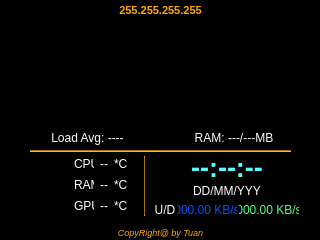
<?xml version="1.0" encoding="UTF-8"?>
<ui version="4.0">
 <class>MainWindow</class>
 <widget class="QMainWindow" name="MainWindow">
  <property name="geometry">
   <rect>
    <x>0</x>
    <y>0</y>
    <width>320</width>
    <height>240</height>
   </rect>
  </property>
  <property name="windowTitle">
   <string>MainWindow</string>
  </property>
  <property name="styleSheet">
   <string notr="true">background-color: rgb(0, 0, 0);</string>
  </property>
  <widget class="QWidget" name="mainBackground">
   <widget class="QLabel" name="BackgroundLabel">
    <property name="geometry">
     <rect>
      <x>0</x>
      <y>0</y>
      <width>321</width>
      <height>241</height>
     </rect>
    </property>
    <property name="styleSheet">
     <string notr="true">QLabel {
    background: transparent;
	border: none;
}</string>
    </property>
    <property name="text">
     <string/>
    </property>
    <property name="pixmap">
     <pixmap resource="../qrc/BackGround.qrc">:/Background/img/Background.png</pixmap>
    </property>
    <property name="scaledContents">
     <bool>true</bool>
    </property>
   </widget>
   <widget class="QLabel" name="lbCopyRight">
    <property name="geometry">
     <rect>
      <x>0</x>
      <y>225</y>
      <width>321</width>
      <height>15</height>
     </rect>
    </property>
    <property name="sizePolicy">
     <sizepolicy hsizetype="Preferred" vsizetype="Preferred">
      <horstretch>0</horstretch>
      <verstretch>0</verstretch>
     </sizepolicy>
    </property>
    <property name="minimumSize">
     <size>
      <width>0</width>
      <height>0</height>
     </size>
    </property>
    <property name="maximumSize">
     <size>
      <width>16777215</width>
      <height>30</height>
     </size>
    </property>
    <property name="font">
     <font>
      <pointsize>7</pointsize>
      <italic>true</italic>
     </font>
    </property>
    <property name="layoutDirection">
     <enum>Qt::LayoutDirection::LeftToRight</enum>
    </property>
    <property name="autoFillBackground">
     <bool>false</bool>
    </property>
    <property name="styleSheet">
     <string notr="true">QLabel {
	color: rgb(255, 170, 0);
    background: transparent;
	border: none;
}</string>
    </property>
    <property name="lineWidth">
     <number>0</number>
    </property>
    <property name="text">
     <string notr="true">CopyRight@ by Tuan</string>
    </property>
    <property name="textFormat">
     <enum>Qt::TextFormat::RichText</enum>
    </property>
    <property name="scaledContents">
     <bool>true</bool>
    </property>
    <property name="alignment">
     <set>Qt::AlignmentFlag::AlignCenter</set>
    </property>
    <property name="textInteractionFlags">
     <set>Qt::TextInteractionFlag::NoTextInteraction</set>
    </property>
   </widget>
   <widget class="QLabel" name="lbMyIP">
    <property name="geometry">
     <rect>
      <x>0</x>
      <y>0</y>
      <width>321</width>
      <height>20</height>
     </rect>
    </property>
    <property name="minimumSize">
     <size>
      <width>0</width>
      <height>0</height>
     </size>
    </property>
    <property name="maximumSize">
     <size>
      <width>16777215</width>
      <height>20</height>
     </size>
    </property>
    <property name="font">
     <font>
      <family>Segoe UI</family>
      <pointsize>8</pointsize>
      <bold>true</bold>
     </font>
    </property>
    <property name="styleSheet">
     <string notr="true">QLabel {
	color: rgb(255, 170, 0);
    background: transparent;
	border: none;
}</string>
    </property>
    <property name="text">
     <string>255.255.255.255</string>
    </property>
    <property name="alignment">
     <set>Qt::AlignmentFlag::AlignCenter</set>
    </property>
   </widget>
   <widget class="QWidget" name="horizontalLayoutWidget">
    <property name="geometry">
     <rect>
      <x>14</x>
      <y>20</y>
      <width>293</width>
      <height>131</height>
     </rect>
    </property>
    <layout class="QHBoxLayout" name="horizontalLayout">
     <property name="spacing">
      <number>0</number>
     </property>
     <item>
      <layout class="QVBoxLayout" name="verticalLayout">
       <property name="spacing">
        <number>0</number>
       </property>
       <item>
        <widget class="RingMeter" name="meCPU" native="true">
         <property name="minimumSize">
          <size>
           <width>100</width>
           <height>100</height>
          </size>
         </property>
         <property name="baseSize">
          <size>
           <width>100</width>
           <height>100</height>
          </size>
         </property>
        </widget>
       </item>
       <item>
        <widget class="QLabel" name="lbCpuInfo">
         <property name="maximumSize">
          <size>
           <width>16777215</width>
           <height>20</height>
          </size>
         </property>
         <property name="font">
          <font>
           <family>Segoe UI</family>
           <pointsize>9</pointsize>
           <italic>false</italic>
           <bold>false</bold>
          </font>
         </property>
         <property name="styleSheet">
          <string notr="true">QLabel {
	color: rgb(255, 255, 255);
	font: 9pt &quot;Segoe UI&quot;;
    background: transparent;
	border: none;
}</string>
         </property>
         <property name="text">
          <string>Load Avg: ----</string>
         </property>
         <property name="alignment">
          <set>Qt::AlignmentFlag::AlignHCenter|Qt::AlignmentFlag::AlignTop</set>
         </property>
        </widget>
       </item>
      </layout>
     </item>
     <item>
      <layout class="QVBoxLayout" name="verticalLayout_2">
       <property name="spacing">
        <number>0</number>
       </property>
       <item>
        <widget class="RingMeter" name="meRam" native="true">
         <property name="minimumSize">
          <size>
           <width>100</width>
           <height>100</height>
          </size>
         </property>
         <property name="maximumSize">
          <size>
           <width>16777215</width>
           <height>16777215</height>
          </size>
         </property>
         <property name="baseSize">
          <size>
           <width>100</width>
           <height>100</height>
          </size>
         </property>
        </widget>
       </item>
       <item>
        <widget class="QLabel" name="lbRamInfo">
         <property name="maximumSize">
          <size>
           <width>16777215</width>
           <height>20</height>
          </size>
         </property>
         <property name="font">
          <font>
           <family>Segoe UI</family>
           <pointsize>9</pointsize>
           <italic>false</italic>
           <bold>false</bold>
          </font>
         </property>
         <property name="styleSheet">
          <string notr="true">QLabel {
	color: rgb(255, 255, 255);
	font: 9pt &quot;Segoe UI&quot;;
    background: transparent;
	border: none;
}</string>
         </property>
         <property name="text">
          <string>RAM: ---/---MB</string>
         </property>
         <property name="alignment">
          <set>Qt::AlignmentFlag::AlignHCenter|Qt::AlignmentFlag::AlignTop</set>
         </property>
        </widget>
       </item>
      </layout>
     </item>
    </layout>
   </widget>
   <widget class="QWidget" name="horizontalLayoutWidget_2">
    <property name="geometry">
     <rect>
      <x>14</x>
      <y>150</y>
      <width>293</width>
      <height>72</height>
     </rect>
    </property>
    <layout class="QHBoxLayout" name="horizontalLayout_2">
     <property name="spacing">
      <number>2</number>
     </property>
     <item>
      <layout class="QHBoxLayout" name="horizontalLayout_3">
       <item>
        <widget class="QLabel" name="lbTemperPicture">
         <property name="maximumSize">
          <size>
           <width>50</width>
           <height>60</height>
          </size>
         </property>
         <property name="styleSheet">
          <string notr="true">QLabel {
    background: transparent;
	border: none;
}</string>
         </property>
         <property name="text">
          <string/>
         </property>
         <property name="pixmap">
          <pixmap resource="../qrc/temper.qrc">:/images/img/temper.png</pixmap>
         </property>
         <property name="scaledContents">
          <bool>true</bool>
         </property>
        </widget>
       </item>
       <item>
        <layout class="QVBoxLayout" name="verticalLayout_4">
         <property name="spacing">
          <number>0</number>
         </property>
         <item>
          <layout class="QHBoxLayout" name="horizontalLayout_4">
           <item>
            <widget class="QLabel" name="label">
             <property name="maximumSize">
              <size>
               <width>20</width>
               <height>15</height>
              </size>
             </property>
             <property name="styleSheet">
              <string notr="true">QLabel {
	color: rgb(255, 255, 255);
	font: 700 6pt &quot;Segoe UI&quot;;
    background: transparent;
	border: none;
}</string>
             </property>
             <property name="text">
              <string>CPU</string>
             </property>
            </widget>
           </item>
           <item>
            <widget class="QLabel" name="lbCpuTemp">
             <property name="maximumSize">
              <size>
               <width>20</width>
               <height>15</height>
              </size>
             </property>
             <property name="styleSheet">
              <string notr="true">QLabel {
	color: rgb(255, 255, 255);
	font: 6pt &quot;Segoe UI&quot;;
    background: transparent;
	border: none;
}</string>
             </property>
             <property name="text">
              <string>--</string>
             </property>
             <property name="alignment">
              <set>Qt::AlignmentFlag::AlignCenter</set>
             </property>
            </widget>
           </item>
           <item>
            <widget class="QLabel" name="label_3">
             <property name="maximumSize">
              <size>
               <width>20</width>
               <height>15</height>
              </size>
             </property>
             <property name="styleSheet">
              <string notr="true">QLabel {
	color: rgb(255, 255, 255);
	font: 6pt &quot;Segoe UI&quot;;
    background: transparent;
	border: none;
}</string>
             </property>
             <property name="text">
              <string>*C</string>
             </property>
            </widget>
           </item>
          </layout>
         </item>
         <item>
          <layout class="QHBoxLayout" name="horizontalLayout_5">
           <item>
            <widget class="QLabel" name="label_5">
             <property name="maximumSize">
              <size>
               <width>20</width>
               <height>15</height>
              </size>
             </property>
             <property name="styleSheet">
              <string notr="true">QLabel {
	color: rgb(255, 255, 255);
	font: 700 6pt &quot;Segoe UI&quot;;
    background: transparent;
	border: none;
}</string>
             </property>
             <property name="text">
              <string>RAM</string>
             </property>
            </widget>
           </item>
           <item>
            <widget class="QLabel" name="lbRamTemp">
             <property name="maximumSize">
              <size>
               <width>20</width>
               <height>15</height>
              </size>
             </property>
             <property name="styleSheet">
              <string notr="true">QLabel {
	color: rgb(255, 255, 255);
	font: 6pt &quot;Segoe UI&quot;;
    background: transparent;
	border: none;
}</string>
             </property>
             <property name="text">
              <string>--</string>
             </property>
             <property name="alignment">
              <set>Qt::AlignmentFlag::AlignCenter</set>
             </property>
            </widget>
           </item>
           <item>
            <widget class="QLabel" name="label_6">
             <property name="maximumSize">
              <size>
               <width>20</width>
               <height>15</height>
              </size>
             </property>
             <property name="styleSheet">
              <string notr="true">QLabel {
	color: rgb(255, 255, 255);
	font: 6pt &quot;Segoe UI&quot;;
    background: transparent;
	border: none;
}</string>
             </property>
             <property name="text">
              <string>*C</string>
             </property>
            </widget>
           </item>
          </layout>
         </item>
         <item>
          <layout class="QHBoxLayout" name="horizontalLayout_6">
           <item>
            <widget class="QLabel" name="label_8">
             <property name="maximumSize">
              <size>
               <width>20</width>
               <height>15</height>
              </size>
             </property>
             <property name="styleSheet">
              <string notr="true">QLabel {
	color: rgb(255, 255, 255);
	font: 700 6pt &quot;Segoe UI&quot;;
    background: transparent;
	border: none;
}</string>
             </property>
             <property name="text">
              <string>GPU</string>
             </property>
            </widget>
           </item>
           <item>
            <widget class="QLabel" name="lbGpuTemp">
             <property name="maximumSize">
              <size>
               <width>20</width>
               <height>15</height>
              </size>
             </property>
             <property name="styleSheet">
              <string notr="true">QLabel {
	color: rgb(255, 255, 255);
	font: 6pt &quot;Segoe UI&quot;;
    background: transparent;
	border: none;
}</string>
             </property>
             <property name="text">
              <string>--</string>
             </property>
             <property name="alignment">
              <set>Qt::AlignmentFlag::AlignCenter</set>
             </property>
            </widget>
           </item>
           <item>
            <widget class="QLabel" name="label_9">
             <property name="maximumSize">
              <size>
               <width>20</width>
               <height>15</height>
              </size>
             </property>
             <property name="styleSheet">
              <string notr="true">QLabel {
	color: rgb(255, 255, 255);
	font: 6pt &quot;Segoe UI&quot;;
    background: transparent;
	border: none;
}</string>
             </property>
             <property name="text">
              <string>*C</string>
             </property>
            </widget>
           </item>
          </layout>
         </item>
        </layout>
       </item>
      </layout>
     </item>
     <item>
      <widget class="Line" name="VeticalLine">
       <property name="maximumSize">
        <size>
         <width>1</width>
         <height>60</height>
        </size>
       </property>
       <property name="styleSheet">
        <string notr="true">background-color: rgb(255, 170, 0);</string>
       </property>
       <property name="frameShadow">
        <enum>QFrame::Shadow::Raised</enum>
       </property>
       <property name="orientation">
        <enum>Qt::Orientation::Vertical</enum>
       </property>
      </widget>
     </item>
     <item>
      <layout class="QVBoxLayout" name="verticalLayout_3">
       <item>
        <widget class="ClickableLabelClass" name="lbCurrentTime">
         <property name="maximumSize">
          <size>
           <width>16777215</width>
           <height>26</height>
          </size>
         </property>
         <property name="font">
          <font>
           <family>Segoe UI</family>
           <pointsize>20</pointsize>
           <italic>false</italic>
           <bold>true</bold>
          </font>
         </property>
         <property name="styleSheet">
          <string notr="true">QLabel {
	color: rgb(85, 255, 255);
	font: 700 20pt &quot;Segoe UI&quot;;
    background: transparent;
	border: none;
}</string>
         </property>
         <property name="text">
          <string>--:--:--</string>
         </property>
         <property name="scaledContents">
          <bool>true</bool>
         </property>
         <property name="alignment">
          <set>Qt::AlignmentFlag::AlignCenter</set>
         </property>
         <property name="margin">
          <number>-5</number>
         </property>
        </widget>
       </item>
       <item>
        <widget class="QLabel" name="lbCurrentDate">
         <property name="maximumSize">
          <size>
           <width>16777214</width>
           <height>10</height>
          </size>
         </property>
         <property name="baseSize">
          <size>
           <width>0</width>
           <height>10</height>
          </size>
         </property>
         <property name="styleSheet">
          <string notr="true">QLabel {
	color: rgb(255, 255, 255);
	font: 700 9pt &quot;Segoe UI&quot;;
    background: transparent;
	border: none;
}</string>
         </property>
         <property name="text">
          <string>DD/MM/YYY</string>
         </property>
         <property name="alignment">
          <set>Qt::AlignmentFlag::AlignCenter</set>
         </property>
         <property name="margin">
          <number>-5</number>
         </property>
        </widget>
       </item>
       <item>
        <layout class="QHBoxLayout" name="horizontalLayout_8">
         <item>
          <widget class="QLabel" name="label_7">
           <property name="maximumSize">
            <size>
             <width>20</width>
             <height>15</height>
            </size>
           </property>
           <property name="styleSheet">
            <string notr="true">QLabel {
	color: rgb(255, 255, 255);
	font: 700 7pt &quot;Segoe UI&quot;;
    background: transparent;
	border: none;
}</string>
           </property>
           <property name="text">
            <string>U/D</string>
           </property>
           <property name="alignment">
            <set>Qt::AlignmentFlag::AlignCenter</set>
           </property>
          </widget>
         </item>
         <item>
          <widget class="QLabel" name="lbNetworkUp">
           <property name="maximumSize">
            <size>
             <width>60</width>
             <height>15</height>
            </size>
           </property>
           <property name="styleSheet">
            <string notr="true">QLabel {
	color: rgb(0, 85, 255);
	font: 7pt &quot;Segoe UI&quot;;
    background: transparent;
	border: none;
}</string>
           </property>
           <property name="text">
            <string>000.00 KB/s</string>
           </property>
           <property name="alignment">
            <set>Qt::AlignmentFlag::AlignCenter</set>
           </property>
          </widget>
         </item>
         <item>
          <widget class="QLabel" name="lbNetworkDown">
           <property name="maximumSize">
            <size>
             <width>60</width>
             <height>15</height>
            </size>
           </property>
           <property name="styleSheet">
            <string notr="true">QLabel {
	color: rgb(85, 255, 127);
	font: 7pt &quot;Segoe UI&quot;;
    background: transparent;
	border: none;
}</string>
           </property>
           <property name="text">
            <string>000.00 KB/s</string>
           </property>
           <property name="alignment">
            <set>Qt::AlignmentFlag::AlignCenter</set>
           </property>
          </widget>
         </item>
        </layout>
       </item>
      </layout>
     </item>
    </layout>
   </widget>
   <widget class="Line" name="line">
    <property name="geometry">
     <rect>
      <x>30</x>
      <y>150</y>
      <width>261</width>
      <height>2</height>
     </rect>
    </property>
    <property name="maximumSize">
     <size>
      <width>16777215</width>
      <height>2</height>
     </size>
    </property>
    <property name="styleSheet">
     <string notr="true">background-color: rgb(255, 170, 0);</string>
    </property>
    <property name="orientation">
     <enum>Qt::Orientation::Horizontal</enum>
    </property>
   </widget>
   <zorder>BackgroundLabel</zorder>
   <zorder>horizontalLayoutWidget</zorder>
   <zorder>horizontalLayoutWidget_2</zorder>
   <zorder>lbCopyRight</zorder>
   <zorder>lbMyIP</zorder>
   <zorder>line</zorder>
  </widget>
 </widget>
 <customwidgets>
  <customwidget>
   <class>ClickableLabelClass</class>
   <extends>QLabel</extends>
   <header>clickablelabelclass.h</header>
  </customwidget>
  <customwidget>
   <class>RingMeter</class>
   <extends>QWidget</extends>
   <header>RingMeter.h</header>
   <container>1</container>
  </customwidget>
 </customwidgets>
 <resources>
  <include location="../qrc/temper.qrc"/>
  <include location="../qrc/BackGround.qrc"/>
 </resources>
 <connections/>
</ui>
